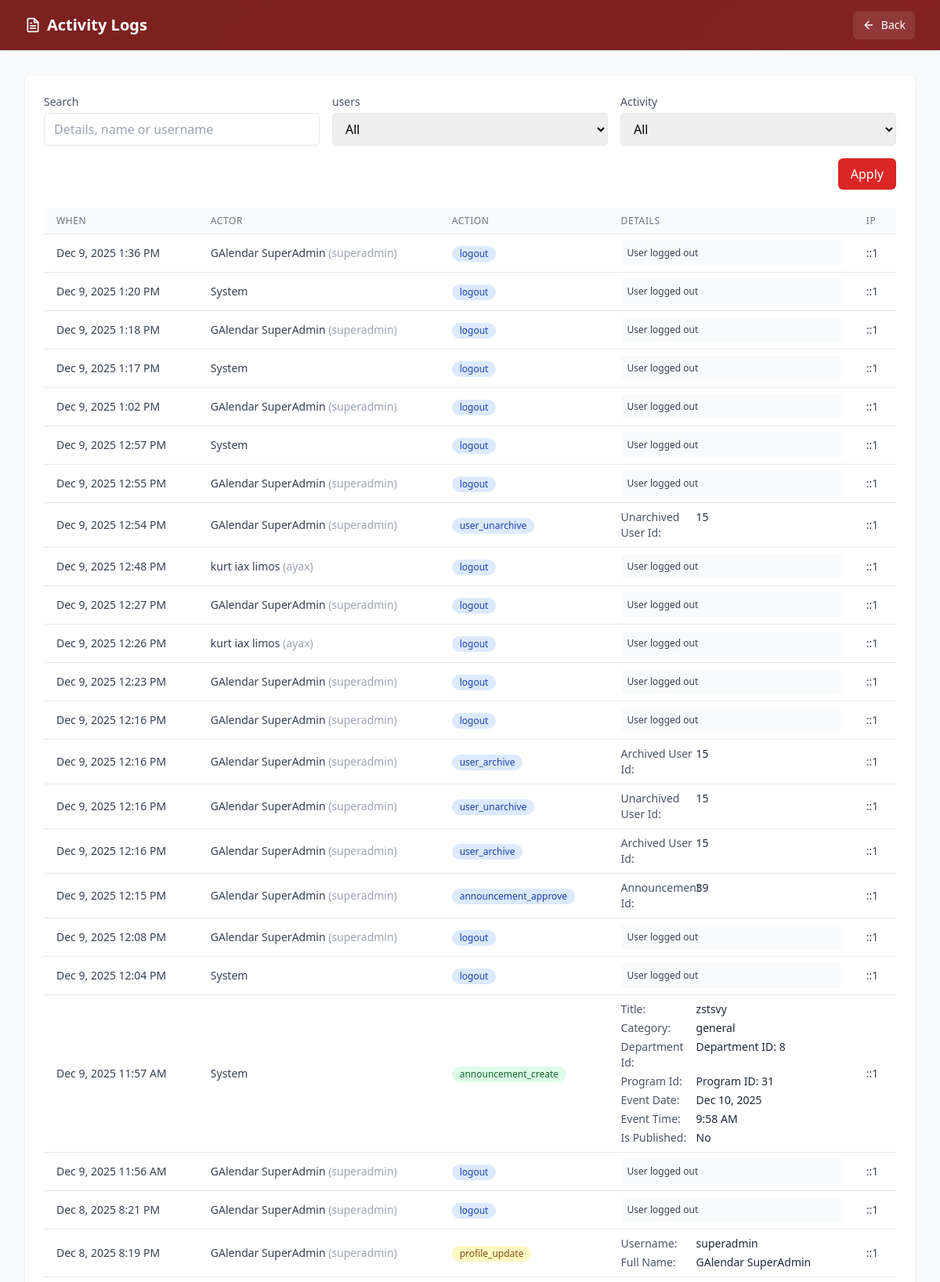
Page /activity_logs.php (signed in, upper part) on the committed database.
### tables this page shows
CREATE TABLE `activity_logs` (
  `id` int(11) NOT NULL,
  `actor_user_id` int(11) DEFAULT NULL,
  `action` varchar(100) NOT NULL,
  `details` text DEFAULT NULL,
  `target_user_id` int(11) DEFAULT NULL,
  `ip_address` varchar(45) DEFAULT NULL,
  `user_agent` text DEFAULT NULL,
  `created_at` timestamp NOT NULL DEFAULT current_timestamp()
);

CREATE TABLE `users` (
  `id` int(11) NOT NULL,
  `username` varchar(50) NOT NULL,
  `password` varchar(255) NOT NULL,
  `email` varchar(100) NOT NULL,
  `role` enum('super_admin','admin') NOT NULL,
  `full_name` varchar(100) NOT NULL,
  `department_id` int(11) DEFAULT NULL,
  `require_password_change` tinyint(1) DEFAULT 0,
  `created_at` timestamp NOT NULL DEFAULT current_timestamp(),
  `reset_token` varchar(255) DEFAULT NULL,
  `reset_token_expiry` datetime DEFAULT NULL,
  `is_archived` tinyint(1) DEFAULT 0,
  `archived_at` datetime DEFAULT NULL,
  `last_login_at` datetime DEFAULT NULL,
  `last_login_ip` varchar(45) DEFAULT NULL,
  `profile_picture` varchar(255) DEFAULT NULL
);

### activity_logs.php (the view, shortened to what this page needs)
<?php
require_once 'config.php';
$search = isset($_GET['q']) ? trim($_GET['q']) : '';
$limit = isset($_GET['limit']) ? max(10, min(200, intval($_GET['limit']))) : 50;
$where = [];
$params = [];
$whereSql = count($where) ? ('WHERE ' . implode(' AND ', $where)) : '';
$stmt = $pdo->prepare("SELECT l.*, u.username, u.full_name FROM activity_logs l LEFT JOIN users u ON l.actor_user_id = u.id $whereSql ORDER BY l.created_at DESC LIMIT $limit");
$stmt->execute($params);
$logs = $stmt->fetchAll();
?>
<!DOCTYPE html>
<html lang="en">
<head>
    <script src="https://cdn.tailwindcss.com"></script>
    <link href="https://unpkg.com/aos@2.3.1/dist/aos.css" rel="stylesheet">
    <link rel="stylesheet" href="includes/design-system.css">
</head>
<body class="bg-gray-50">
    <nav class="gradient-bg text-white shadow">
        <div class="max-w-7xl mx-auto px-4 sm:px-6 lg:px-8 h-16 flex items-center justify-between">
            <div class="flex items-center">
                <i data-feather="file-text" class="h-5 w-5 mr-2"></i>
                <span class="text-xl font-semibold">Activity Logs</span>
            </div>
            <div class="flex items-center">
                <a href="super_admin.php" class="inline-flex items-center gap-2 px-3 py-2 text-sm rounded-md bg-white/10 hover:bg-white/20 transition">
                    <i data-feather="arrow-left" class="w-4 h-4"></i>
                    <span>Back</span>
                </a>
            </div>
        </div>
    </nav>
    <main class="max-w-7xl mx-auto p-4 sm:p-6 lg:p-8">
        <div class="bg-white shadow rounded-lg p-4 sm:p-6 card-hover" data-aos="fade-up">
            <form class="grid grid-cols-1 sm:grid-cols-2 lg:grid-cols-3 gap-4 mb-6" method="GET">
                <div>
                    <label class="block text-sm text-gray-600 mb-1">Search</label>
                    <input type="text" name="q" value="<?php echo htmlspecialchars($search); ?>" class="w-full border rounded-md px-3 py-2 focus:outline-none focus:ring-2 focus:ring-red-500" placeholder="Details, name or username">
                </div>
                <div>
                    <label class="block text-sm text-gray-600 mb-1">users</label>
                    <select name="actor" class="w-full border rounded-md px-3 py-2 focus:outline-none focus:ring-2 focus:ring-red-500">
                        <option value="">All</option>
                    </select>
                </div>
                <div>
                    <label class="block text-sm text-gray-600 mb-1">Activity</label>
                    <select name="action" class="w-full border rounded-md px-3 py-2 focus:outline-none focus:ring-2 focus:ring-red-500">
                        <option value="">All</option>
                    </select>
                </div>
                <div class="sm:col-span-2 lg:col-span-3 flex justify-end">
                    <button type="submit" class="px-4 py-2 bg-red-600 hover:bg-red-700 transition text-white rounded-md">Apply</button>
                </div>
            </form>
            <div class="hidden lg:block overflow-x-auto">
                <table class="min-w-full divide-y divide-gray-200">
                    <thead class="bg-gray-50">
                        <tr>
                            <th class="px-4 py-2 text-left text-xs font-medium text-gray-500 uppercase tracking-wider">When</th>
                            <th class="px-4 py-2 text-left text-xs font-medium text-gray-500 uppercase tracking-wider">Actor</th>
                            <th class="px-4 py-2 text-left text-xs font-medium text-gray-500 uppercase tracking-wider">Action</th>
                            <th class="px-4 py-2 text-left text-xs font-medium text-gray-500 uppercase tracking-wider">Details</th>
                            <th class="px-4 py-2 text-left text-xs font-medium text-gray-500 uppercase tracking-wider">IP</th>
                        </tr>
                    </thead>
                    <tbody class="bg-white divide-y divide-gray-200">
                        <?php foreach ($logs as $log): ?>
                            <tr class="hover:bg-gray-50 transition" data-aos="fade-up">
                                <td class="px-4 py-2 text-sm text-gray-700">
                                    <?php echo date('M j, Y g:i A', strtotime($log['created_at'])); ?>
                                </td>
                                <td class="px-4 py-2 text-sm text-gray-700">
                                    <?php echo $log['full_name'] ? htmlspecialchars($log['full_name']) : 'System'; ?>
                                    <?php if ($log['username']): ?>
                                        <span class="text-gray-400">(<?php echo htmlspecialchars($log['username']); ?>)</span>
                                    <?php endif; ?>
                                </td>
                                <td class="px-4 py-2 text-sm">
                                    <?php
                                        $badge = 'bg-blue-100 text-blue-800';
                                        if (strpos($log['action'], 'create') !== false) $badge = 'bg-green-100 text-green-800';
                                        if (strpos($log['action'], 'update') !== false) $badge = 'bg-yellow-100 text-yellow-800';
                                    ?>
                                    <span class="inline-flex items-center px-2.5 py-0.5 rounded-full text-xs font-medium <?php echo $badge; ?>"><?php echo htmlspecialchars($log['action']); ?></span>
                                </td>
                                <td class="px-4 py-2 text-sm text-gray-700">
                                    <?php
                                    $details = $log['details'];
                                    if ($details) {
                                        $decoded = json_decode($details, true);
                                        if (json_last_error() === JSON_ERROR_NONE && is_array($decoded)) {
                                            echo '<div class="space-y-1">';
                                            foreach ($decoded as $key => $value) {
                                                if ($value !== null && $value !== '') {
                                                    $label = ucwords(str_replace('_', ' ', $key));
                                                    if ($key === 'is_published') {
                                                        $value = $value ? 'Yes' : 'No';
                                                    } elseif ($key === 'event_date' && $value) {
                                                        $value = date('M j, Y', strtotime($value));
                                                    } elseif ($key === 'event_time' && $value) {
                                                        $value = date('g:i A', strtotime($value));
                                                    } elseif ($key === 'department_id' && $value) {
                                                        $dept_stmt = $pdo->prepare("SELECT name FROM departments WHERE id = ?");
                                                        $dept_stmt->execute([$value]);
                                                        $dept = $dept_stmt->fetch();
                                                        $value = $dept ? $dept['name'] : "Department ID: $value";
                                                    } elseif ($key === 'program_id' && $value) {
                                                        $prog_stmt = $pdo->prepare("SELECT name FROM programs WHERE id = ?");
                                                        $prog_stmt->execute([$value]);
                                                        $prog = $prog_stmt->fetch();
                                                        $value = $prog ? $prog['name'] : "Program ID: $value";
                                                    }
                                                    echo '<div class="flex"><span class="font-medium text-gray-600 w-24">' . htmlspecialchars($label) . ':</span> <span class="text-gray-800">' . htmlspecialchars($value) . '</span></div>';
                                                }
                                            }
                                            echo '</div>';
                                        } else {
                                            echo '<div class="text-xs bg-gray-50 p-2 rounded">' . htmlspecialchars($details) . '</div>';
                                        }
                                    } else {
                                        echo '<span class="text-gray-400">No details</span>';
                                    }
                                    ?>
                                </td>
                                <td class="px-4 py-2 text-sm text-gray-700">
                                    <?php echo htmlspecialchars($log['ip_address']); ?>
                                </td>
                            </tr>
                        <?php endforeach; ?>
                    </tbody>
                </table>
            </div>
        </div>
    </main>
</body>
</html>

### includes/design-system.css (style rules this page uses)
:root { --primary:#e64f4fff; --primary-light:#832222ff; --primary-dark:#000000ff; --secondary:#10b981; --dark:#741f1fff; --light:#f8fafc; }
html { font-family:Inter,ui-sans-serif,system-ui,-apple-system,Segoe UI,Roboto,Helvetica,Arial,Apple Color Emoji,Segoe UI Emoji,Segoe UI Symbol,sans-serif; }
.rounded-md { border-radius:.375rem }
.rounded-lg { border-radius:.5rem }

### activity_logs.php (style rules this page uses)
.gradient-bg { background: linear-gradient(135deg, #7c2020ff 0%, #832222ff 100%); }
.card-hover { transition: transform .2s ease, box-shadow .2s ease; }

### rows in the picture
activity_logs: created_at "Dec 9, 2025 1:36 PM", users.full_name "GAlendar SuperAdmin", users.username "superadmin", action "logout", details "User logged out", ip_address "::1"
activity_logs: created_at "Dec 9, 2025 1:20 PM", shows "System", action "logout", details "User logged out", ip_address "::1"
activity_logs: created_at "Dec 9, 2025 1:18 PM", users.full_name "GAlendar SuperAdmin", users.username "superadmin", action "logout", details "User logged out", ip_address "::1"
activity_logs: created_at "Dec 9, 2025 1:17 PM", shows "System", action "logout", details "User logged out", ip_address "::1"
activity_logs: created_at "Dec 9, 2025 1:02 PM", users.full_name "GAlendar SuperAdmin", users.username "superadmin", action "logout", details "User logged out", ip_address "::1"
activity_logs: created_at "Dec 9, 2025 12:57 PM", shows "System", action "logout", details "User logged out", ip_address "::1"
activity_logs: created_at "Dec 9, 2025 12:55 PM", users.full_name "GAlendar SuperAdmin", users.username "superadmin", action "logout", details "User logged out", ip_address "::1"
activity_logs: created_at "Dec 9, 2025 12:54 PM", users.full_name "GAlendar SuperAdmin", users.username "superadmin", action "user_unarchive", label "Unarchived User Id", details "15", ip_address "::1"
activity_logs: created_at "Dec 9, 2025 12:48 PM", users.full_name "kurt iax limos", users.username "ayax", action "logout", details "User logged out", ip_address "::1"
activity_logs: created_at "Dec 9, 2025 12:27 PM", users.full_name "GAlendar SuperAdmin", users.username "superadmin", action "logout", details "User logged out", ip_address "::1"
activity_logs: created_at "Dec 9, 2025 12:26 PM", users.full_name "kurt iax limos", users.username "ayax", action "logout", details "User logged out", ip_address "::1"
activity_logs: created_at "Dec 9, 2025 12:23 PM", users.full_name "GAlendar SuperAdmin", users.username "superadmin", action "logout", details "User logged out", ip_address "::1"
activity_logs: created_at "Dec 9, 2025 12:16 PM", users.full_name "GAlendar SuperAdmin", users.username "superadmin", action "logout", details "User logged out", ip_address "::1"
activity_logs: created_at "Dec 9, 2025 12:16 PM", users.full_name "GAlendar SuperAdmin", users.username "superadmin", action "user_archive", label "Archived User Id", details "15", ip_address "::1"
activity_logs: created_at "Dec 9, 2025 12:16 PM", users.full_name "GAlendar SuperAdmin", users.username "superadmin", action "user_unarchive", label "Unarchived User Id", details "15", ip_address "::1"
activity_logs: created_at "Dec 9, 2025 12:16 PM", users.full_name "GAlendar SuperAdmin", users.username "superadmin", action "user_archive", label "Archived User Id", details "15", ip_address "::1"
activity_logs: created_at "Dec 9, 2025 12:15 PM", users.full_name "GAlendar SuperAdmin", users.username "superadmin", action "announcement_approve", label "Announcement Id", details "39", ip_address "::1"
activity_logs: created_at "Dec 9, 2025 12:08 PM", users.full_name "GAlendar SuperAdmin", users.username "superadmin", action "logout", details "User logged out", ip_address "::1"
activity_logs: created_at "Dec 9, 2025 12:04 PM", shows "System", action "logout", details "User logged out", ip_address "::1"
activity_logs: created_at "Dec 9, 2025 11:57 AM", shows "System", action "announcement_create", label "Title", details "zstsvy", label "Category", details "general", label "Department Id", details "Department ID: 8", label "Program Id", details "Program ID: 31", label "Event Date", details "Dec 10, 2025", label "Event Time", details "9:58 AM", label "Is Published", details "No", ip_address "::1"
activity_logs: created_at "Dec 9, 2025 11:56 AM", users.full_name "GAlendar SuperAdmin", users.username "superadmin", action "logout", details "User logged out", ip_address "::1"
activity_logs: created_at "Dec 8, 2025 8:21 PM", users.full_name "GAlendar SuperAdmin", users.username "superadmin", action "logout", details "User logged out", ip_address "::1"
activity_logs: created_at "Dec 8, 2025 8:19 PM", users.full_name "GAlendar SuperAdmin", users.username "superadmin", action "profile_update", label "Username", details "superadmin", label "Full Name", details "GAlendar SuperAdmin", ip_address "::1"
